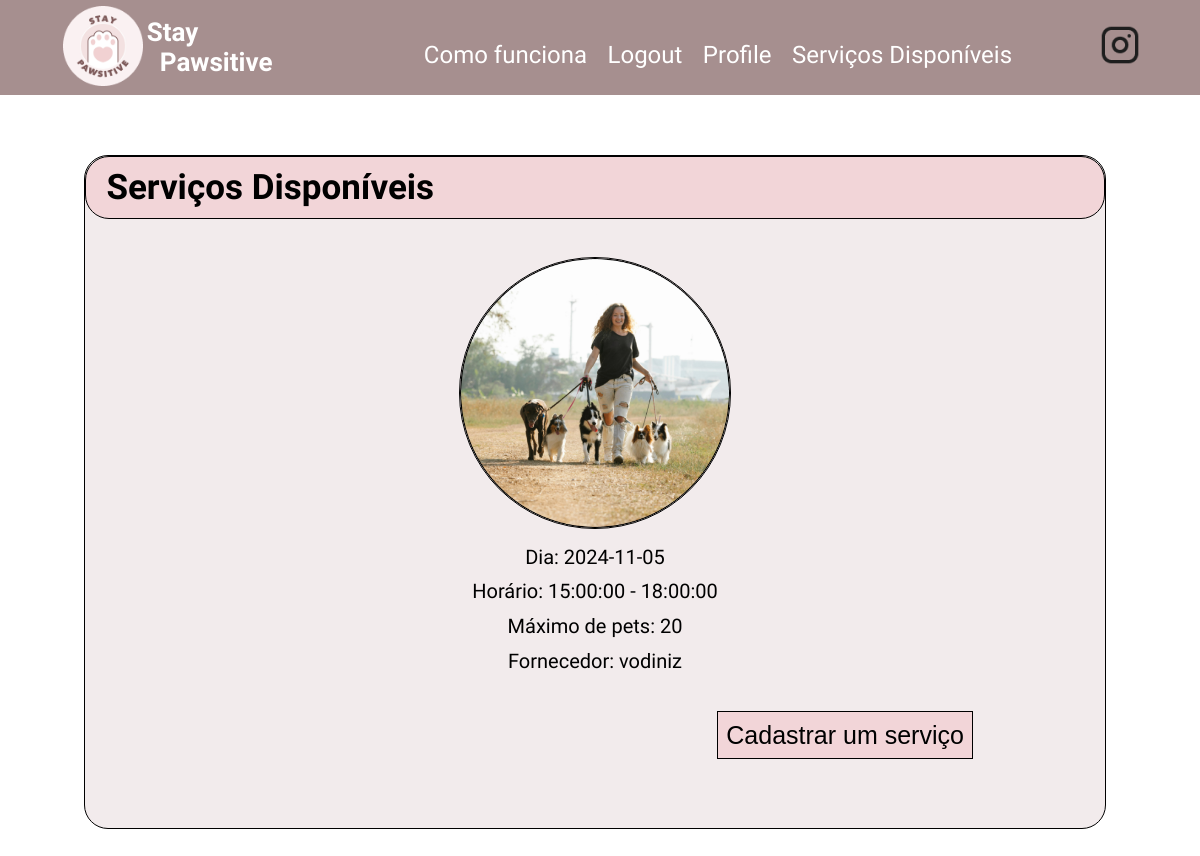
The app's page /services/ (signed in) with its own data.
### app/models.py (models this page shows, shortened)
class PossibleWalk(db.Model):
    id: so.Mapped[int] = so.mapped_column(primary_key = True, autoincrement=True)
    max_pets: so.Mapped[int] = so.mapped_column()
    date: so.Mapped[datetime.date] = so.mapped_column(Date)
    start_hour: so.Mapped[time] = so.mapped_column(Time)
    end_hour: so.Mapped[time] = so.mapped_column(Time)
    username: so.Mapped[str] = so.mapped_column(sa.ForeignKey(User.username), index=True)

### app/routes.py (the view)
@app.route('/services/', methods=['GET', 'POST'])
@login_required
def services():
    possible_walks = db.session.query(PossibleWalk).filter(PossibleWalk.username != current_user.username).all()
    return render_template('services.html', title='Ver serviços disponíveis', possible_walks=possible_walks)

### app/models.py (called while the page is built)
@login.user_loader
def load_user(id):
    return db.session.get(User, int(id))

### app/templates/services.html
{% extends "base.html" %}
{% block head %}
    {{ super() }}
    <link rel="stylesheet" href="{{url_for('static', filename='styles/user.css')}}">
{% endblock head %}
{% block content %}
<div class="container">
    <div class="title">
        Serviços Disponíveis
    </div>
    <div class="pets">
        <div class="list">
            {% for walk in possible_walks %}
            <div>
                <img src="{{url_for('static', filename='images/passeio.png')}}">
                <p>Dia: {{walk.date}} </p>
                <p>Horário: {{walk.start_hour}} - {{walk.end_hour}} </p>
                <p>Máximo de pets: {{walk.max_pets}} </p>
                <p>Fornecedor: {{walk.username}}
            </div>
            {% endfor%}
        </div>
        <button onclick="redirect_new_walk()">Cadastrar um serviço</button>
</div>
{% endblock %}

### app/static/styles/base.css (style rules this page uses)
:root { font-size: 62.5%; }
body { font-family: 'Montserrat Alternates', sans-serif; font-style: normal; margin: 0; padding: 0; }

### app/static/styles/user.css (style rules this page uses)
body { font-family: 'Montserrat Alternates', sans-serif; font-style: normal; margin: 0; padding: 0; min-height: 1000px; }
html { margin: 0; padding: 0; height: 100%; }
.container { width: 85%; background-color: #F2EBEC; margin-left: 7%; margin-top: 5%; border: 1px solid #F2D5D8; border-radius: 24px; padding-bottom: 4%; border: 0.5px solid black; }
.title { background-color: #F2D5D8; padding: 1% 2%; border-radius: 24px; border: 0.5px solid black; font-size: 35px; font-weight: 700; }
.pets { display: flex; flex-direction: column; padding: 2% 8%; }
.pets > button, .services > button { background-color: #F2D5D8; font-size: 25px; font-weight: 400; padding: 1%; border: 1px solid black; align-self: flex-end; margin-right: 5rem; margin-top: 1rem; }
.list { display: flex; flex-wrap: wrap; justify-content: space-around; text-align: center; font-size: 20px; }
.list > div { padding: 2% 0%; }
.list img { width: 27rem; height: 27rem; border-radius: 50%; border: 1px solid black; }
.list p { margin-top: 4%; margin-bottom: 4%; }

### records on screen
PossibleWalk: date "2024-11-05", start_hour "15:00:00", end_hour "18:00:00", max_pets "20", username "vodiniz"
